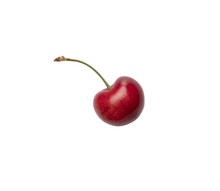
#> input picture cv_input.jpg, 220 x 191 px, found by its file name
$ jupyter execute CV_Assignment_2.ipynb
#> lines starting #> are read from the running program, lines starting #| are printed output that depends on the picture; after the words box and inside, x2 and y2 are one past the last pixel; in counts of white or black regions, pixels touching at a corner belong together
[cell 1]
import numpy as np
import cv2
from matplotlib import pyplot as plt

[cell 2]
# 1. Add Gaussian noise per channel
def add_gaussian_noise_rgb(image, mean=0, sigma=20):
    noisy = image.astype(np.int16)
    for c in range(3):
        noise = np.random.normal(mean, sigma, image.shape[:2]).astype(np.int16)
        noisy[:, :, c] += noise
    noisy = np.clip(noisy, 0, 255).astype(np.uint8)
    return noisy

# 2. Otsu's threshold on a single-channel image
def otsu_threshold(image):
    hist = np.bincount(image.flatten(), minlength=256)
    total = image.size
    sum_total = np.dot(np.arange(256), hist)
    wB, muB = 0, 0
    wF, muF = 1, sum_total / total
    max_var, thresh = 0, 0
    for t in range(256):
        p_t = hist[t] / total
        wBn, wFn = wB + p_t, wF - p_t
        if wBn > 0:
            muB = (muB * wB + t * p_t) / wBn
        if wFn > 0:
            muF = (muF * wF - t * p_t) / wFn
        wB, wF = wBn, wFn
        var_between = wB * wF * (muB - muF)**2
        if var_between > max_var:
            max_var, thresh = var_between, t
    return thresh

[cell 3]
light_background = (240, 230, 220)
color_img = np.full((200, 200, 3), light_background, dtype=np.uint8)

# Draw a blue circle
cv2.circle(color_img, (60, 60), 40, (255, 0, 0), -1)  # BGR format (Blue)

# Draw a green triangle
pts = np.array([[140, 100], [110, 160], [170, 160]], np.int32)
cv2.fillPoly(color_img, [pts], (0, 255, 0))  # Green
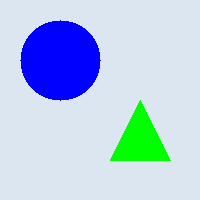
#> color_img: shape (200, 200, 3); mean of channels 0, 1, 2 230.5, 202.3, 182; drawn as B, G, R

# Convert BGR to RGB for display using matplotlib
img_dis = cv2.cvtColor(color_img, cv2.COLOR_BGR2RGB)

# Display the image
plt.figure(figsize=(4, 4))
plt.imshow(img_dis)
plt.title("Step 1: Created Color Image")
plt.axis("off")
plt.show()

[cell 4]
noisy_color = add_gaussian_noise_rgb(color_img)
#> after the loop in add_gaussian_noise_rgb, `for c in range(3):`:
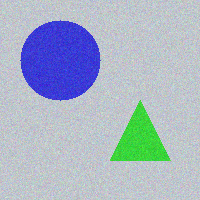
#> noisy: shape (200, 200, 3) int16; mean of channels 0, 1, 2 230.5, 202.3, 182.2; drawn with min black and max white
#> in add_gaussian_noise_rgb, `noisy = np.clip(noisy, 0, 255).astype(np.uint8)`:
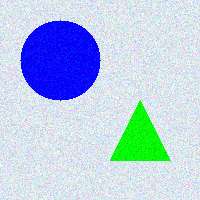
#> noisy: shape (200, 200, 3); mean of channels 0, 1, 2 227.8, 202.1, 183.3; drawn as B, G, R

plt.figure(figsize=(4, 4))
plt.imshow(cv2.cvtColor(noisy_color, cv2.COLOR_BGR2RGB))
plt.title("Step 2: Noisy Color Image")
plt.axis("off")

[cell 5]
gray = cv2.cvtColor(noisy_color, cv2.COLOR_RGB2GRAY)
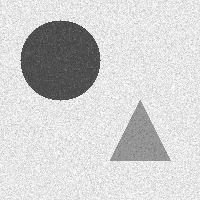
#> gray: shape (200, 200); min 59, max 255, mean 207.7
plt.figure(figsize=(4, 4))
plt.imshow(gray, cmap='gray')
plt.title("Step 3: Grayscale Image")
plt.axis("off")

[cell 6]
plt.figure(figsize=(4, 3))
plt.hist(gray.ravel(), bins=256)
plt.title("Step 4: Histogram of Grayscale")
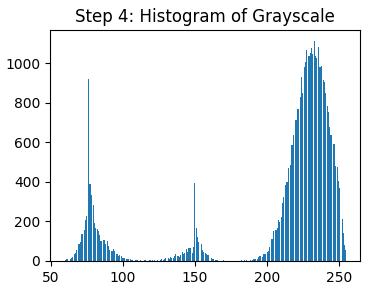
#> figure drawn by matplotlib, 1 panel; tallest bar 1112 high, from x = 232.8 to 233.6

[cell 7]
t = otsu_threshold(gray)
#> in otsu_threshold, `hist = np.bincount(image.flatten(), minlength=256)`: hist = 256 values, max 1112 at index 233, min 0 at index 0, mean 156.2
#> in otsu_threshold, `sum_total = np.dot(np.arange(256), hist)`: sum_total = 8306740
#> in otsu_threshold, `wF, muF = 1, sum_total / total`: wF = 1; muF = 207.7
#> the loop in otsu_threshold, `for t in range(256):` made 256 passes
#> (p_t, wBn, wFn, muF, wB, var_between) on passes 1 to 12: (0, 0, 1, 207.7, 0, 0), (0, 0, 1, 207.7, 0, 0), (0, 0, 1, 207.7, 0, 0), (0, 0, 1, 207.7, 0, 0), (0, 0, 1, 207.7, 0, 0), (0, 0, 1, 207.7, 0, 0), (0, 0, 1, 207.7, 0, 0), (0, 0, 1, 207.7, 0, 0), (0, 0, 1, 207.7, 0, 0), (0, 0, 1, 207.7, 0, 0), (0, 0, 1, 207.7, 0, 0), (0, 0, 1, 207.7, 0, 0)
#> (p_t, wBn, wFn, muB, muF, max_var) on passes 61 to 66: (7.5e-05, 0.0001, 1, 59.75, 207.7, 2.19), (0.00025, 0.00035, 1, 60.64, 207.7, 7.57), (0.00025, 0.0006, 0.999, 61.21, 207.8, 12.88), (0.0002, 0.0008, 0.999, 61.66, 207.8, 17.07), (0.000375, 0.00118, 0.999, 62.4, 207.8, 24.82), (0.00045, 0.00163, 0.998, 63.12, 207.9, 34.01)
print(f"Step 5: Computed Otsu Threshold = {t}")
#| Step 5: Computed Otsu Threshold = 164

[cell 8]
binary = (gray > t).astype(np.uint8) * 255
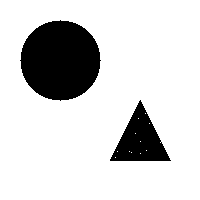
#> binary: shape (200, 200); 82.7% white; 2 black regions, box (x1, y1, x2, y2) and area: (20, 20, 101, 101) 5025, (110, 100, 171, 161) 1879
plt.figure(figsize=(4, 4))
plt.imshow(binary, cmap='gray')
plt.title("Step 6: Binary Image after Otsu")
plt.axis("off")
plt.show()

**Question 2**

[cell 9]
def region_growing(image, seed_points, threshold=50):
    height, width = image.shape
    segmented = np.zeros_like(image, dtype=np.uint8)
    visited = np.zeros_like(image, dtype=bool)

    for seed in seed_points:
        x, y = seed
        seed_value = image[x, y]
        to_visit = [(x, y)]

        while to_visit:
            cx, cy = to_visit.pop()
            if visited[cx, cy]:
                continue
            visited[cx, cy] = True

            if abs(int(image[cx, cy]) - int(seed_value)) <= threshold:
                segmented[cx, cy] = 255
                # 4-neighbors
                for dx, dy in [(-1,0), (1,0), (0,-1), (0,1)]:
                    nx, ny = cx + dx, cy + dy
                    if 0 <= nx < height and 0 <= ny < width and not visited[nx, ny]:
                        to_visit.append((nx, ny))
    return segmented

[cell 10]
image = np.zeros((200, 200), dtype=np.uint8)
image = cv2.imread('/content/cv_input.jpg', cv2.IMREAD_GRAYSCALE)
#> image: shape (191, 220); min 23, max 255, mean 246.6

# Add Gaussian noise
noise = np.random.normal(0, 20, image.shape).astype(np.int16)
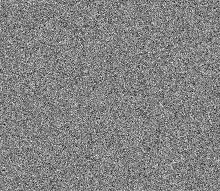
#> noise: shape (191, 220) int16; min -80, max 76, mean 0.2; drawn with min black and max white
noisy_image = np.clip(image.astype(np.int16) + noise, 0, 255).astype(np.uint8)
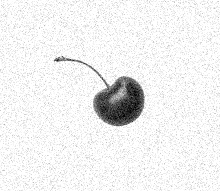
#> noisy_image: shape (191, 220); min 0, max 255, mean 239.4

# Define seed point
seeds = [(100, 100)]

# Apply region growing
result = region_growing(noisy_image, seeds, threshold=50)
#> after the loop in region_growing, `for seed in seed_points:`:
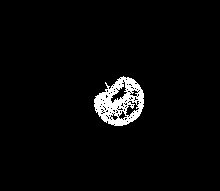
#> segmented: shape (191, 220); 3.3% white; 1 white region, box (x1, y1, x2, y2) and area: (94, 76, 144, 126) 1388
#> after the loop in region_growing, `for seed in seed_points:`:
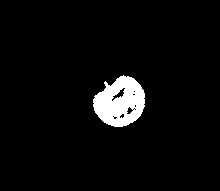
#> visited: shape (191, 220) bool; 4.4% white; 1 white region, box (x1, y1, x2, y2) and area: (93, 75, 145, 127) 1852

# Plotting
plt.figure(figsize=(12, 4))
plt.subplot(1, 3, 1)
plt.title("Noisy Image")
plt.imshow(noisy_image, cmap='gray')
plt.axis('off')

plt.subplot(1, 3, 2)
plt.title("Region Growing Result")
plt.imshow(result, cmap='gray')
plt.axis('off')

plt.subplot(1, 3, 3)
plt.title("Overlay")
plt.imshow(noisy_image, cmap='gray')
plt.imshow(result, cmap='jet', alpha=0.4)
plt.axis('off')

plt.tight_layout()
plt.show()
